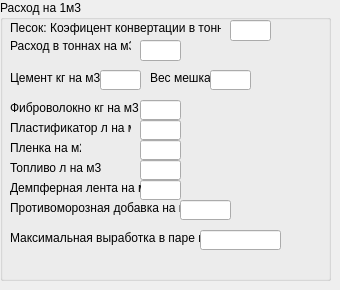
    <widget class="QWidget" name="tab_consumption_rate">
     <attribute name="title">
      <string>Нормы расхода</string>
     </attribute>
     <widget class="QGroupBox" name="consumption_Box">
      <property name="geometry">
       <rect>
        <x>0</x>
        <y>0</y>
        <width>331</width>
        <height>281</height>
       </rect>
      </property>
      <property name="title">
       <string>Расход на 1м3</string>
      </property>
      <widget class="QLineEdit" name="damper_per_m2">
       <property name="geometry">
        <rect>
         <x>140</x>
         <y>180</y>
         <width>41</width>
         <height>20</height>
        </rect>
       </property>
      </widget>
      <widget class="QLabel" name="label_fuel_liter_per_m3">
       <property name="geometry">
        <rect>
         <x>10</x>
         <y>160</y>
         <width>91</width>
         <height>16</height>
        </rect>
       </property>
       <property name="text">
        <string>Топливо л на м3</string>
       </property>
      </widget>
      <widget class="QLineEdit" name="Cement_kg_per_m3">
       <property name="geometry">
        <rect>
         <x>100</x>
         <y>70</y>
         <width>41</width>
         <height>20</height>
        </rect>
       </property>
      </widget>
      <widget class="QLabel" name="label_membrane_per_m2">
       <property name="geometry">
        <rect>
         <x>10</x>
         <y>140</y>
         <width>71</width>
         <height>16</height>
        </rect>
       </property>
       <property name="text">
        <string>Пленка на м2</string>
       </property>
      </widget>
      <widget class="QLineEdit" name="Fiber_kg_per_m3">
       <property name="geometry">
        <rect>
         <x>140</x>
         <y>100</y>
         <width>41</width>
         <height>20</height>
        </rect>
       </property>
      </widget>
      <widget class="QLabel" name="label_plasticizer_liter_per_m3">
       <property name="geometry">
        <rect>
         <x>10</x>
         <y>120</y>
         <width>121</width>
         <height>16</height>
        </rect>
       </property>
       <property name="text">
        <string>Пластификатор л на м3</string>
       </property>
      </widget>
      <widget class="QLineEdit" name="plasticizer_liter_per_m3">
       <property name="geometry">
        <rect>
         <x>140</x>
         <y>120</y>
         <width>41</width>
         <height>20</height>
        </rect>
       </property>
      </widget>
      <widget class="QLineEdit" name="membrane_per_m2">
       <property name="geometry">
        <rect>
         <x>140</x>
         <y>140</y>
         <width>41</width>
         <height>20</height>
        </rect>
       </property>
      </widget>
      <widget class="QLineEdit" name="Conversion_rate_in_tons">
       <property name="geometry">
        <rect>
         <x>230</x>
         <y>20</y>
         <width>41</width>
         <height>21</height>
        </rect>
       </property>
      </widget>
      <widget class="QLineEdit" name="fuel_liter_per_m3">
       <property name="geometry">
        <rect>
         <x>140</x>
         <y>160</y>
         <width>41</width>
         <height>20</height>
        </rect>
       </property>
      </widget>
      <widget class="QLabel" name="label_damper_per_m2">
       <property name="geometry">
        <rect>
         <x>10</x>
         <y>180</y>
         <width>131</width>
         <height>16</height>
        </rect>
       </property>
       <property name="text">
        <string>Демпферная лента на м2</string>
       </property>
      </widget>
      <widget class="QLabel" name="label_Fiber_kg_per_m3">
       <property name="geometry">
        <rect>
         <x>10</x>
         <y>100</y>
         <width>131</width>
         <height>16</height>
        </rect>
       </property>
       <property name="text">
        <string>Фиброволокно кг на м3</string>
       </property>
      </widget>
      <widget class="QLabel" name="label_Conversion_rate_in_tons">
       <property name="geometry">
        <rect>
         <x>10</x>
         <y>20</y>
         <width>211</width>
         <height>16</height>
        </rect>
       </property>
       <property name="text">
        <string>Песок: Коэфицент конвертации в тонны</string>
       </property>
      </widget>
      <widget class="QLabel" name="label_Cement_kg_per_m3">
       <property name="geometry">
        <rect>
         <x>10</x>
         <y>70</y>
         <width>91</width>
         <height>16</height>
        </rect>
       </property>
       <property name="text">
        <string>Цемент кг на м3</string>
       </property>
      </widget>
      <widget class="QLabel" name="label_antifreeze_liter_per_m3">
       <property name="geometry">
        <rect>
         <x>10</x>
         <y>200</y>
         <width>171</width>
         <height>16</height>
        </rect>
       </property>
       <property name="text">
        <string>Противоморозная добавка на м3</string>
       </property>
      </widget>
      <widget class="QLineEdit" name="antifreeze_liter_per_m3">
       <property name="geometry">
        <rect>
         <x>180</x>
         <y>200</y>
         <width>51</width>
         <height>20</height>
        </rect>
       </property>
      </widget>
      <widget class="QLabel" name="label_Consumption_in_tons_per_m3">
       <property name="geometry">
        <rect>
         <x>10</x>
         <y>30</y>
         <width>121</width>
         <height>31</height>
        </rect>
       </property>
       <property name="text">
        <string>Расход в тоннах на м3</string>
       </property>
      </widget>
      <widget class="QLineEdit" name="Consumption_in_tons_per_m3">
       <property name="geometry">
        <rect>
         <x>140</x>
         <y>40</y>
         <width>41</width>
         <height>21</height>
        </rect>
       </property>
      </widget>
      <widget class="QLabel" name="label_Bag_weight">
       <property name="geometry">
        <rect>
         <x>150</x>
         <y>70</y>
         <width>61</width>
         <height>16</height>
        </rect>
       </property>
       <property name="text">
        <string>Вес мешка</string>
       </property>
      </widget>
      <widget class="QLineEdit" name="Bag_weight">
       <property name="geometry">
        <rect>
         <x>210</x>
         <y>70</y>
         <width>41</width>
         <height>20</height>
        </rect>
       </property>
      </widget>
      <widget class="QLabel" name="label_maximum_output">
       <property name="geometry">
        <rect>
         <x>10</x>
         <y>230</y>
         <width>191</width>
         <height>16</height>
        </rect>
       </property>
       <property name="text">
        <string>Максимальная выработка в паре м2</string>
       </property>
      </widget>
      <widget class="QLineEdit" name="maximum_output">
       <property name="geometry">
        <rect>
         <x>200</x>
         <y>230</y>
         <width>81</width>
         <height>20</height>
        </rect>
       </property>
      </widget>
     </widget>
    </widget>
